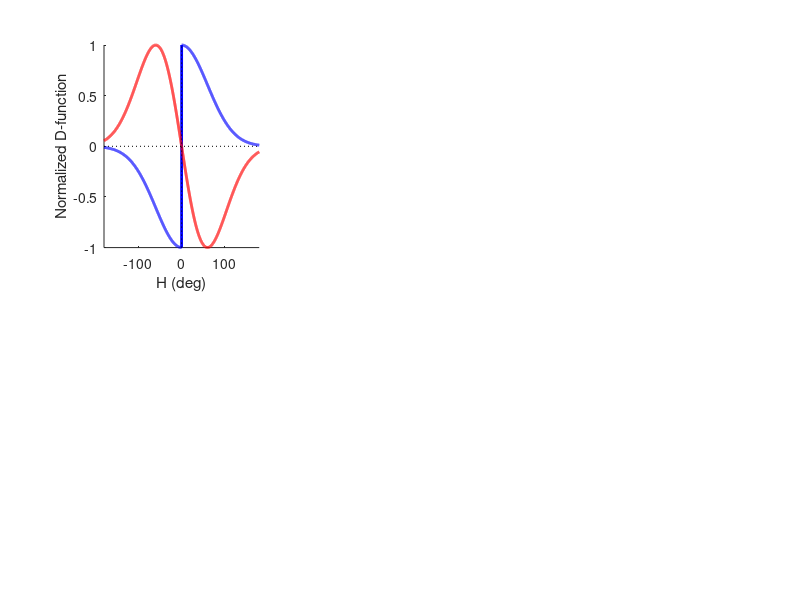

Recreate this plot in MATLAB. (Note: this script raises an error after producing the figure.)
%% Spatiotemporal Filtering Model Simulation
% incoming sensory vectors are filtered in space and time to yield turn
% commands, which are summed to produce multisensory turn rate.

close all
clear all

% simulation type
shift_stim=0;           % if 1, circularly shift wind D-function and run -90/90

% variable model parameters
alpha_v=0;             % vision intensity term (deg/s)
alpha_w=0;             % wind intensity term (deg/s)
tau_w=0;               % negative (slow) wind filter time constant (sec)
beta_w=0;             % steady-state wind response

% fixed simulation terms
numtrial=8;             % number of trial per fly to simulate
numfly=1;               % number of flies to simulate
t_end=25;               % trial duration (sec)
dt=0.02;                % time step (sec)
tvec=(dt:dt:t_end);     % vector of time points in simulation
H=-180:0.1:180;         % possible headings vector
filt_noise_scale=0; % noise scaling factor (unitless) - set to 0 to remove

% define starting positions
if numtrial==2
    startpos=[1 90];
elseif numtrial==8
    startpos=(-136:45:180);
elseif numtrial==10
    startpos=[1 1 1 1 1 90 90 90 90 90];
end

% convert time constants to samples
tau_w=tau_w/dt;
Wr=1-beta_w;

% define standardized D-functions for wind (Gauss*step) and vision
% (Gauss*line)
curve=normpdf(H,0,60)/max(normpdf(H,0,60));
line=linspace(-100,100,length(H));
step=[-1*ones(1,1800) 0 ones(1,1800)];
D_w=step.*curve;
D_v=-line.*curve/max(-line.*curve);

% circular shift in D_w if applicable
if shift_stim==1
    D_w=circshift(D_w,-900,2);
    numtrial=10;
    startpos=[-90 -90 -90 -90 -90 90 90 90 90 90];
end

% main output variable = heading over time
% dimensions = (time, trial number, condition number, fly number)
H_t=zeros(t_end/dt,numtrial,4,numfly);
dH_t=zeros((t_end/dt)-1,numtrial,4,numfly);

% filtered stimulus variables
S_v=zeros((t_end/dt)-1,numtrial,4,numfly);
S_w=zeros((t_end/dt)-1,numtrial,4,numfly);

% main simulation
simfig=figure;
subplot(2,3,1), hold on
plot(H,D_w,'b-','LineWidth',2)
plot(H,D_v,'r-','LineWidth',2)
plot([-180 180],[0 0],'k:')
plot([0 0],[-1 1],'k:')
axis([-180 180 -1 1])
xlabel('H (deg)')
ylabel('Normalized D-function')
for fly=1:numfly
    for cond=1:4
        for trial=1:numtrial          
            
            % initial conditions
            if numtrial==8 || numtrial==2 || numtrial==10
                H_t(1,trial,cond,fly)=startpos(trial);
            else
                H_t(1,trial,cond,fly)=-180+trial*(360/numtrial);
            end
            
            % sim loop
            for t=1:1:t_end/dt
                
                % calculate filtered stimulus for each modality
                if t==1
                    Sv=1;
                    Sw=1;
                else
                    Sv=1;
                    Sw=S_w(t-1,trial,cond,fly)+(beta_w-S_w(t-1,trial,cond,fly))/tau_w;
                end
                
                % apply filtered stimulus to D-function
                ind=find(round(H,1)==round(H_t(t,trial,cond,fly),1));
                if cond==2 || cond==4
                    dHw=alpha_w*Sw*D_w(ind)*dt;
                else
                    dHw=0;
                end
                if cond==3 || cond==4
                    dHv=alpha_v*Sv*D_v(ind)*dt;
                else
                    dHv=0;
                end
                
                % compile terms and cap dH/dt
                dH=dHw+dHv;
                if dH>3
                    dH=3;
                elseif dH<-3
                    dH=-3;
                end
                
                % Heading update
                S_w(t,trial,cond,fly)=Sw;
                S_v(t,trial,cond,fly)=Sv;
                dH_t(t,trial,cond,fly)=dH;
                H_t(t+1,trial,cond,fly)=H_t(t,trial,cond,fly)+dH;
                H_t(t+1,trial,cond,fly)=mod(H_t(t+1,trial,cond,fly)+180,360)-180;
            end
        end
        if fly==numfly
            subplot(2,3,cond+2); hold on
            for kk=1:numtrial
                plot(0:dt:t_end,H_t(:,kk,cond,fly)',...
                    '-','Color',[0 kk/numtrial 0])
            end
            plot([0 t_end],[0 0],'k:')
            ylim([-180 180])
            xlim([0 t_end])
            ylabel('H (deg)')
            xlabel('t (sec)')
        end
    end
end
subplot(2,3,2), hold on
plot(tvec,S_w(:,1,2),'b-','LineWidth',2)
plot(tvec,S_v(:,1,3),'r-','LineWidth',2)
plot([0 t_end],[0 0],'k:')
xlim([0 t_end])
xlabel('Time (sec)')
ylabel('Normalized Filtered Stimulus')

















